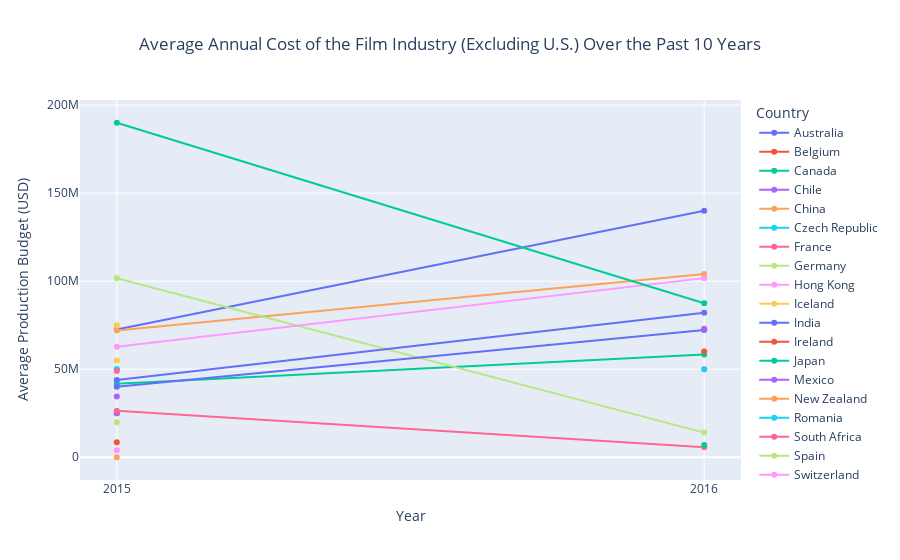

The notebook cell saved with this chart:
### Markdown cell above
Plot

### Code cell
fig = px.line(
    yearly_cost_non_us,
    x='release_year',
    y='average_production_budget',
    color='country_name',
    title=f'Average Annual Cost of the Film Industry (Excluding U.S.) Over the Past {time_span} Years',
    labels={'release_year': 'Year', 'average_production_budget': 'Average Production Budget (USD)', 'country_name': 'Country'}
)

fig.update_traces(mode="lines+markers")  
fig.update_layout(
    xaxis=dict(tickmode='linear', dtick=1),  # Show yearly ticks
    yaxis_title='Average Production Budget (USD)',
    xaxis_title='Year',
    title_x=0.5
)

fig.show()

### Figure 1 — Plotly figure (JSON) as saved in the notebook; plotly's stock layout.template omitted (floating-point values rounded to 4 significant figures)
{"data": [{"hovertemplate": "Country=Australia<br>Year=%{x}<br>Average Production Budget (USD)=%{y}<extra></extra>", "legendgroup": "Australia", "line": {"color": "#636efa", "dash": "solid"}, "marker": {"symbol": "circle"}, "mode": "lines+markers", "name": "Australia", "orientation": "v", "showlegend": true, "type": "scatter", "x": [2015, 2016], "xaxis": "x", "y": [72600000, 140000000], "yaxis": "y"}, {"hovertemplate": "Country=Belgium<br>Year=%{x}<br>Average Production Budget (USD)=%{y}<extra></extra>", "legendgroup": "Belgium", "line": {"color": "#EF553B", "dash": "solid"}, "marker": {"symbol": "circle"}, "mode": "lines+markers", "name": "Belgium", "orientation": "v", "showlegend": true, "type": "scatter", "x": [2015], "xaxis": "x", "y": [25000000], "yaxis": "y"}, {"hovertemplate": "Country=Canada<br>Year=%{x}<br>Average Production Budget (USD)=%{y}<extra></extra>", "legendgroup": "Canada", "line": {"color": "#00cc96", "dash": "solid"}, "marker": {"symbol": "circle"}, "mode": "lines+markers", "name": "Canada", "orientation": "v", "showlegend": true, "type": "scatter", "x": [2015, 2016], "xaxis": "x", "y": [41710000.0, 58390000.0], "yaxis": "y"}, {"hovertemplate": "Country=Chile<br>Year=%{x}<br>Average Production Budget (USD)=%{y}<extra></extra>", "legendgroup": "Chile", "line": {"color": "#ab63fa", "dash": "solid"}, "marker": {"symbol": "circle"}, "mode": "lines+markers", "name": "Chile", "orientation": "v", "showlegend": true, "type": "scatter", "x": [2015], "xaxis": "x", "y": [25000000], "yaxis": "y"}, {"hovertemplate": "Country=China<br>Year=%{x}<br>Average Production Budget (USD)=%{y}<extra></extra>", "legendgroup": "China", "line": {"color": "#FFA15A", "dash": "solid"}, "marker": {"symbol": "circle"}, "mode": "lines+markers", "name": "China", "orientation": "v", "showlegend": true, "type": "scatter", "x": [2015, 2016], "xaxis": "x", "y": [72000000, 104070000], "yaxis": "y"}, {"hovertemplate": "Country=Czech Republic<br>Year=%{x}<br>Average Production Budget (USD)=%{y}<extra></extra>", "legendgroup": "Czech Republic", "line": {"color": "#19d3f3", "dash": "solid"}, "marker": {"symbol": "circle"}, "mode": "lines+markers", "name": "Czech Republic", "orientation": "v", "showlegend": true, "type": "scatter", "x": [2015], "xaxis": "x", "y": [50000000], "yaxis": "y"}, {"hovertemplate": "Country=France<br>Year=%{x}<br>Average Production Budget (USD)=%{y}<extra></extra>", "legendgroup": "France", "line": {"color": "#FF6692", "dash": "solid"}, "marker": {"symbol": "circle"}, "mode": "lines+markers", "name": "France", "orientation": "v", "showlegend": true, "type": "scatter", "x": [2015, 2016], "xaxis": "x", "y": [26430000.0, 5667000.0], "yaxis": "y"}, {"hovertemplate": "Country=Germany<br>Year=%{x}<br>Average Production Budget (USD)=%{y}<extra></extra>", "legendgroup": "Germany", "line": {"color": "#B6E880", "dash": "solid"}, "marker": {"symbol": "circle"}, "mode": "lines+markers", "name": "Germany", "orientation": "v", "showlegend": true, "type": "scatter", "x": [2015, 2016], "xaxis": "x", "y": [101700000.0, 14000000], "yaxis": "y"}, {"hovertemplate": "Country=Hong Kong<br>Year=%{x}<br>Average Production Budget (USD)=%{y}<extra></extra>", "legendgroup": "Hong Kong", "line": {"color": "#FF97FF", "dash": "solid"}, "marker": {"symbol": "circle"}, "mode": "lines+markers", "name": "Hong Kong", "orientation": "v", "showlegend": true, "type": "scatter", "x": [2015, 2016], "xaxis": "x", "y": [62750000, 101745000], "yaxis": "y"}, {"hovertemplate": "Country=Iceland<br>Year=%{x}<br>Average Production Budget (USD)=%{y}<extra></extra>", "legendgroup": "Iceland", "line": {"color": "#FECB52", "dash": "solid"}, "marker": {"symbol": "circle"}, "mode": "lines+markers", "name": "Iceland", "orientation": "v", "showlegend": true, "type": "scatter", "x": [2015], "xaxis": "x", "y": [55000000], "yaxis": "y"}, {"hovertemplate": "Country=India<br>Year=%{x}<br>Average Production Budget (USD)=%{y}<extra></extra>", "legendgroup": "India", "line": {"color": "#636efa", "dash": "solid"}, "marker": {"symbol": "circle"}, "mode": "lines+markers", "name": "India", "orientation": "v", "showlegend": true, "type": "scatter", "x": [2015, 2016], "xaxis": "x", "y": [40000000, 72250000], "yaxis": "y"}, {"hovertemplate": "Country=Ireland<br>Year=%{x}<br>Average Production Budget (USD)=%{y}<extra></extra>", "legendgroup": "Ireland", "line": {"color": "#EF553B", "dash": "solid"}, "marker": {"symbol": "circle"}, "mode": "lines+markers", "name": "Ireland", "orientation": "v", "showlegend": true, "type": "scatter", "x": [2015], "xaxis": "x", "y": [8500000], "yaxis": "y"}, {"hovertemplate": "Country=Japan<br>Year=%{x}<br>Average Production Budget (USD)=%{y}<extra></extra>", "legendgroup": "Japan", "line": {"color": "#00cc96", "dash": "solid"}, "marker": {"symbol": "circle"}, "mode": "lines+markers", "name": "Japan", "orientation": "v", "showlegend": true, "type": "scatter", "x": [2015, 2016], "xaxis": "x", "y": [190000000, 87500000], "yaxis": "y"}, {"hovertemplate": "Country=Mexico<br>Year=%{x}<br>Average Production Budget (USD)=%{y}<extra></extra>", "legendgroup": "Mexico", "line": {"color": "#ab63fa", "dash": "solid"}, "marker": {"symbol": "circle"}, "mode": "lines+markers", "name": "Mexico", "orientation": "v", "showlegend": true, "type": "scatter", "x": [2015], "xaxis": "x", "y": [34500000], "yaxis": "y"}, {"hovertemplate": "Country=New Zealand<br>Year=%{x}<br>Average Production Budget (USD)=%{y}<extra></extra>", "legendgroup": "New Zealand", "line": {"color": "#FFA15A", "dash": "solid"}, "marker": {"symbol": "circle"}, "mode": "lines+markers", "name": "New Zealand", "orientation": "v", "showlegend": true, "type": "scatter", "x": [2015], "xaxis": "x", "y": [0], "yaxis": "y"}, {"hovertemplate": "Country=Romania<br>Year=%{x}<br>Average Production Budget (USD)=%{y}<extra></extra>", "legendgroup": "Romania", "line": {"color": "#19d3f3", "dash": "solid"}, "marker": {"symbol": "circle"}, "mode": "lines+markers", "name": "Romania", "orientation": "v", "showlegend": true, "type": "scatter", "x": [2015], "xaxis": "x", "y": [50000000], "yaxis": "y"}, {"hovertemplate": "Country=South Africa<br>Year=%{x}<br>Average Production Budget (USD)=%{y}<extra></extra>", "legendgroup": "South Africa", "line": {"color": "#FF6692", "dash": "solid"}, "marker": {"symbol": "circle"}, "mode": "lines+markers", "name": "South Africa", "orientation": "v", "showlegend": true, "type": "scatter", "x": [2015], "xaxis": "x", "y": [49000000], "yaxis": "y"}, {"hovertemplate": "Country=Spain<br>Year=%{x}<br>Average Production Budget (USD)=%{y}<extra></extra>", "legendgroup": "Spain", "line": {"color": "#B6E880", "dash": "solid"}, "marker": {"symbol": "circle"}, "mode": "lines+markers", "name": "Spain", "orientation": "v", "showlegend": true, "type": "scatter", "x": [2015], "xaxis": "x", "y": [19830000.0], "yaxis": "y"}, {"hovertemplate": "Country=Switzerland<br>Year=%{x}<br>Average Production Budget (USD)=%{y}<extra></extra>", "legendgroup": "Switzerland", "line": {"color": "#FF97FF", "dash": "solid"}, "marker": {"symbol": "circle"}, "mode": "lines+markers", "name": "Switzerland", "orientation": "v", "showlegend": true, "type": "scatter", "x": [2015], "xaxis": "x", "y": [4000000], "yaxis": "y"}, {"hovertemplate": "Country=Taiwan<br>Year=%{x}<br>Average Production Budget (USD)=%{y}<extra></extra>", "legendgroup": "Taiwan", "line": {"color": "#FECB52", "dash": "solid"}, "marker": {"symbol": "circle"}, "mode": "lines+markers", "name": "Taiwan", "orientation": "v", "showlegend": true, "type": "scatter", "x": [2015], "xaxis": "x", "y": [75000000], "yaxis": "y"}, {"hovertemplate": "Country=United Kingdom<br>Year=%{x}<br>Average Production Budget (USD)=%{y}<extra></extra>", "legendgroup": "United Kingdom", "line": {"color": "#636efa", "dash": "solid"}, "marker": {"symbol": "circle"}, "mode": "lines+markers", "name": "United Kingdom", "orientation": "v", "showlegend": true, "type": "scatter", "x": [2015, 2016], "xaxis": "x", "y": [43906250, 82140000.0], "yaxis": "y"}, {"hovertemplate": "Country=Bulgaria<br>Year=%{x}<br>Average Production Budget (USD)=%{y}<extra></extra>", "legendgroup": "Bulgaria", "line": {"color": "#EF553B", "dash": "solid"}, "marker": {"symbol": "circle"}, "mode": "lines+markers", "name": "Bulgaria", "orientation": "v", "showlegend": true, "type": "scatter", "x": [2016], "xaxis": "x", "y": [60000000], "yaxis": "y"}, {"hovertemplate": "Country=Denmark<br>Year=%{x}<br>Average Production Budget (USD)=%{y}<extra></extra>", "legendgroup": "Denmark", "line": {"color": "#00cc96", "dash": "solid"}, "marker": {"symbol": "circle"}, "mode": "lines+markers", "name": "Denmark", "orientation": "v", "showlegend": true, "type": "scatter", "x": [2016], "xaxis": "x", "y": [7000000], "yaxis": "y"}, {"hovertemplate": "Country=Finland<br>Year=%{x}<br>Average Production Budget (USD)=%{y}<extra></extra>", "legendgroup": "Finland", "line": {"color": "#ab63fa", "dash": "solid"}, "marker": {"symbol": "circle"}, "mode": "lines+markers", "name": "Finland", "orientation": "v", "showlegend": true, "type": "scatter", "x": [2016], "xaxis": "x", "y": [73000000], "yaxis": "y"}, {"hovertemplate": "Country=Malta<br>Year=%{x}<br>Average Production Budget (USD)=%{y}<extra></extra>", "legendgroup": "Malta", "line": {"color": "#FFA15A", "dash": "solid"}, "marker": {"symbol": "circle"}, "mode": "lines+markers", "name": "Malta", "orientation": "v", "showlegend": true, "type": "scatter", "x": [2016], "xaxis": "x", "y": [50000000], "yaxis": "y"}, {"hovertemplate": "Country=Morocco<br>Year=%{x}<br>Average Production Budget (USD)=%{y}<extra></extra>", "legendgroup": "Morocco", "line": {"color": "#19d3f3", "dash": "solid"}, "marker": {"symbol": "circle"}, "mode": "lines+markers", "name": "Morocco", "orientation": "v", "showlegend": true, "type": "scatter", "x": [2016], "xaxis": "x", "y": [50000000], "yaxis": "y"}], "layout": {"legend": {"title": {"text": "Country"}, "tracegroupgap": 0}, "title": {"text": "Average Annual Cost of the Film Industry (Excluding U.S.) Over the Past 10 Years", "x": 0.5}, "xaxis": {"anchor": "y", "domain": [0, 1], "dtick": 1, "tickmode": "linear", "title": {"text": "Year"}}, "yaxis": {"anchor": "x", "domain": [0, 1], "title": {"text": "Average Production Budget (USD)"}}}}
